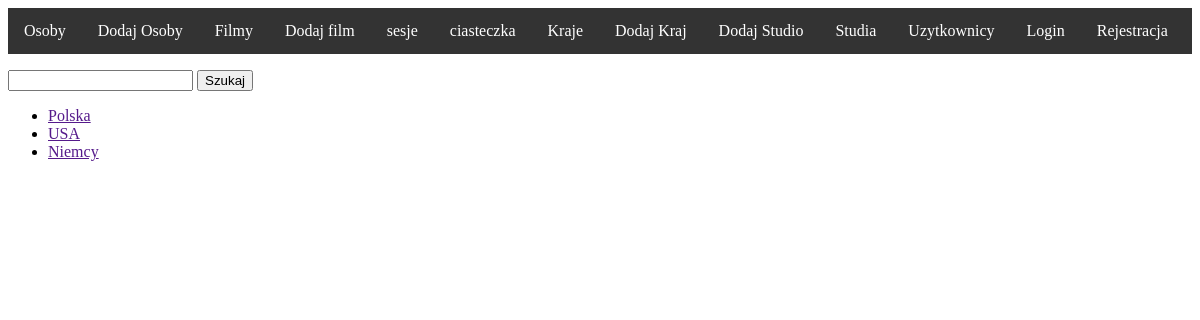
The app's page /country/, older data.
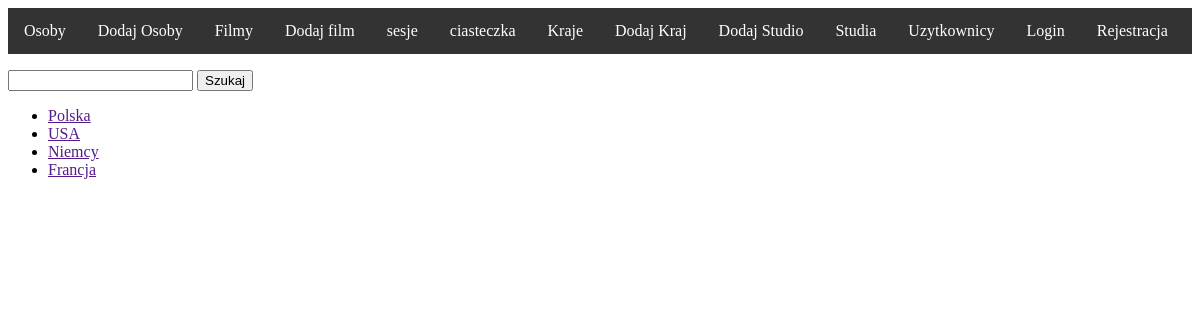
The same page, newer data.
### filmweb/models.py (models this page shows)
class Country(models.Model):
    name = models.CharField(max_length=30)
    def __str__(self):
        return self.name

### filmweb/views.py (the view)
# urls.py: path('country/', views.CountryView.as_view(), name='country_list'),
class CountryView(View):
    def get(self, request):
        return render(request, 'show_objects.html', {'object_list': Country.objects.all()})

### templates/show_objects.html
{% extends 'base.html' %}
{% block content %}
    <p>
    <form>
        <input type="text" name="data">
        <input type="submit" value="Szukaj">
    </form>
    </p>
<ul>
    {% for obj in object_list %}
        <li><a href="{{ obj.get_detail_url }}"> {{ obj }}</a></li>
    {% endfor %}
</ul>
{% endblock %}

Row changes from the older to the newer data that the page shows:
added Country: name "Francja"
